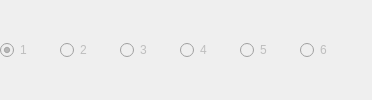
                <widget class="QWidget" name="page_SimpleFlvTracks">
                 <property name="enabled">
                  <bool>false</bool>
                 </property>
                 <layout class="QHBoxLayout" name="horizontalLayout_5">
                  <property name="spacing">
                   <number>28</number>
                  </property>
                  <property name="leftMargin">
                   <number>0</number>
                  </property>
                  <property name="topMargin">
                   <number>0</number>
                  </property>
                  <property name="rightMargin">
                   <number>0</number>
                  </property>
                  <property name="bottomMargin">
                   <number>0</number>
                  </property>
                  <item>
                   <widget class="QRadioButton" name="radioButton_SimpleFlvTrack1">
                    <property name="text">
                     <string>1</string>
                    </property>
                    <property name="checked">
                     <bool>true</bool>
                    </property>
                   </widget>
                  </item>
                  <item>
                   <widget class="QRadioButton" name="radioButton_SimpleFlvTrack2">
                    <property name="text">
                     <string>2</string>
                    </property>
                   </widget>
                  </item>
                  <item>
                   <widget class="QRadioButton" name="radioButton_SimpleFlvTrack3">
                    <property name="text">
                     <string>3</string>
                    </property>
                   </widget>
                  </item>
                  <item>
                   <widget class="QRadioButton" name="radioButton_SimpleFlvTrack4">
                    <property name="text">
                     <string>4</string>
                    </property>
                   </widget>
                  </item>
                  <item>
                   <widget class="QRadioButton" name="radioButton_SimpleFlvTrack5">
                    <property name="text">
                     <string>5</string>
                    </property>
                   </widget>
                  </item>
                  <item>
                   <widget class="QRadioButton" name="radioButton_SimpleFlvTrack6">
                    <property name="text">
                     <string>6</string>
                    </property>
                   </widget>
                  </item>
                  <item>
                   <spacer name="horizontalSpacer_2">
                    <property name="orientation">
                     <enum>Qt::Horizontal</enum>
                    </property>
                    <property name="sizeHint" stdset="0">
                     <size>
                      <width>40</width>
                      <height>20</height>
                     </size>
                    </property>
                   </spacer>
                  </item>
                 </layout>
                </widget>
